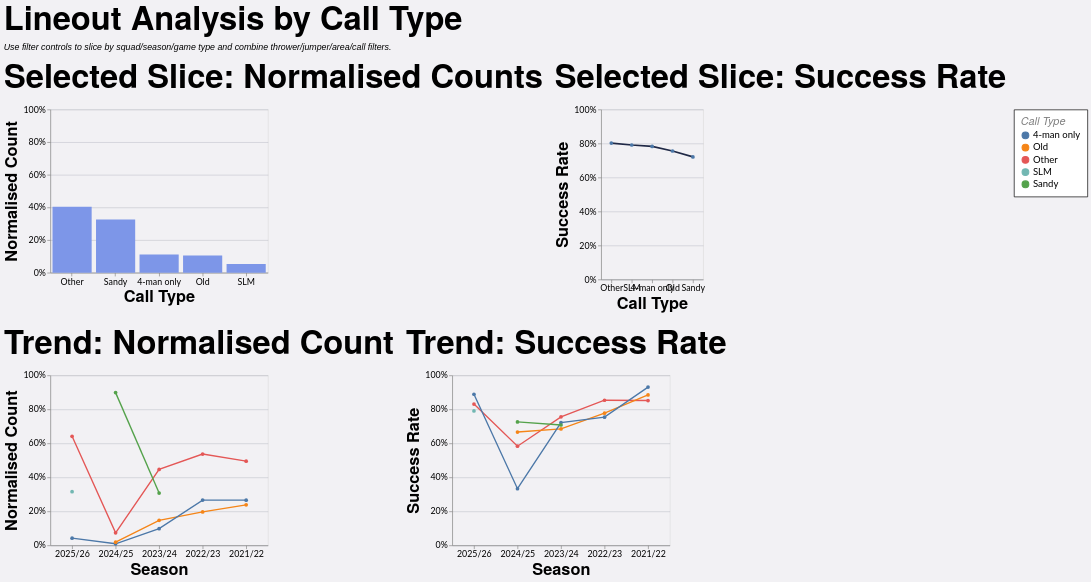

The Vega-Lite source for this figure:
### Vega-Lite specification from a JSON file in a GitHub repository (floating-point values rounded to 4 significant figures; data arrays with more than 128 entries replaced by an {"elided": "..."} marker saying what was removed)
{"config": {"axis": {"labelFont": "Lato, sans-serif", "titleFont": "PT Sans Narrow, Helvetica Neue, Helvetica, Arial, sans-serif", "labelFontSize": 13, "titleFontSize": 24, "gridColor": "#202947", "gridOpacity": 0.2}, "header": {"labelFont": "PT Sans Narrow, Helvetica Neue, Helvetica, Arial, sans-serif", "titleFont": "PT Sans Narrow, Helvetica Neue, Helvetica, Arial, sans-serif", "labelFontSize": 24, "titleFontSize": 28, "labelFontWeight": "bold", "orient": "left"}, "legend": {"labelFont": "Lato, sans-serif", "titleFont": "PT Sans Narrow, Helvetica Neue, Helvetica, Arial, sans-serif", "labelFontSize": 14, "titleFontSize": 16, "titlePadding": 5, "fillColor": "white", "strokeColor": "black", "padding": 10, "titleFontWeight": "lighter", "titleFontStyle": "italic", "titleColor": "gray", "offset": 10}, "title": {"font": "PT Sans Narrow, Helvetica Neue, Helvetica, Arial, sans-serif", "fontSize": 48, "fontWeight": "bold", "anchor": "start", "align": "center", "titlePadding": 20, "subtitlePadding": 10, "subtitleFontSize": 13, "subtitleColor": "", "subtitleFontStyle": "italic", "offset": 15, "color": "black"}, "axisX": {"labelAngle": 0}, "facet": {"title": null, "header": null, "align": {"row": "each", "column": "each"}}, "resolve": {"scale": {"y": "independent", "facet": "independent"}}, "background": "#f2f1f4", "scale": {"offsetBandPaddingOuter": 0.2, "offsetBandPaddingInner": 0.1}}, "vconcat": [{"hconcat": [{"mark": {"type": "bar", "color": "#7d96e8"}, "encoding": {"tooltip": [{"field": "call_type", "title": "Call Type", "type": "nominal"}, {"field": "attempts", "format": ",.0f", "title": "Lineouts", "type": "quantitative"}, {"field": "share", "format": ".1%", "title": "Normalised Count", "type": "quantitative"}], "x": {"field": "call_type", "sort": "-y", "title": "Call Type", "type": "nominal"}, "y": {"axis": {"format": "%"}, "field": "share", "scale": {"domain": [0, 1]}, "title": "Normalised Count", "type": "quantitative"}}, "height": 240, "title": "Selected Slice: Normalised Counts", "transform": [{"filter": "(loSquad == 'All' || datum.squad == loSquad) && (loGameType == 'All' || (loGameType == 'League + Cup' && (datum.game_type == 'League' || datum.game_type == 'Cup')) || (loGameType == 'League only' && datum.game_type == 'League') || datum.game_type == loGameType) && (loOpposition == 'All' || datum.opposition == loOpposition) && (loThrower == 'All' || datum.thrower == loThrower) && (loJumper == 'All' || datum.jumper == loJumper) && (loArea == 'All' || datum.area == loArea) && (loNumbers == 'All' || datum.numbers == loNumbers) && (loCall == 'All' || datum.call == loCall) && (loCallType == 'All' || datum.call_type == loCallType)"}, {"filter": "(loSeason == 'All' || datum.season == loSeason)"}, {"aggregate": [{"op": "count", "as": "attempts"}, {"op": "sum", "field": "won", "as": "won"}], "groupby": ["call_type"]}, {"joinaggregate": [{"op": "sum", "field": "attempts", "as": "total_attempts"}]}, {"calculate": "datum.attempts / datum.total_attempts", "as": "share"}, {"calculate": "datum.won / datum.attempts", "as": "success_rate"}], "width": 320}, {"mark": {"type": "line", "color": "#202946", "point": true, "strokeWidth": 2.5}, "encoding": {"tooltip": [{"field": "call_type", "title": "Call Type", "type": "nominal"}, {"field": "won", "format": ",.0f", "title": "Won", "type": "quantitative"}, {"field": "attempts", "format": ",.0f", "title": "Lineouts", "type": "quantitative"}, {"field": "success_rate", "format": ".1%", "title": "Success Rate", "type": "quantitative"}], "x": {"field": "call_type", "sort": "-y", "title": "Call Type", "type": "nominal"}, "y": {"axis": {"format": "%"}, "field": "success_rate", "scale": {"domain": [0, 1]}, "title": "Success Rate", "type": "quantitative"}}, "height": 250, "title": "Selected Slice: Success Rate", "transform": [{"filter": "(loSquad == 'All' || datum.squad == loSquad) && (loGameType == 'All' || (loGameType == 'League + Cup' && (datum.game_type == 'League' || datum.game_type == 'Cup')) || (loGameType == 'League only' && datum.game_type == 'League') || datum.game_type == loGameType) && (loOpposition == 'All' || datum.opposition == loOpposition) && (loThrower == 'All' || datum.thrower == loThrower) && (loJumper == 'All' || datum.jumper == loJumper) && (loArea == 'All' || datum.area == loArea) && (loNumbers == 'All' || datum.numbers == loNumbers) && (loCall == 'All' || datum.call == loCall) && (loCallType == 'All' || datum.call_type == loCallType)"}, {"filter": "(loSeason == 'All' || datum.season == loSeason)"}, {"aggregate": [{"op": "count", "as": "attempts"}, {"op": "sum", "field": "won", "as": "won"}], "groupby": ["call_type"]}, {"joinaggregate": [{"op": "sum", "field": "attempts", "as": "total_attempts"}]}, {"calculate": "datum.attempts / datum.total_attempts", "as": "share"}, {"calculate": "datum.won / datum.attempts", "as": "success_rate"}], "width": {"step": 30}}], "spacing": 16}, {"hconcat": [{"mark": {"type": "line", "point": true, "strokeWidth": 2}, "encoding": {"color": {"field": "call_type", "title": "Call Type", "type": "nominal"}, "tooltip": [{"field": "season", "title": "Season", "type": "nominal"}, {"field": "call_type", "title": "Call Type", "type": "nominal"}, {"field": "attempts", "format": ",.0f", "title": "Lineouts", "type": "quantitative"}, {"field": "norm_count", "format": ".1%", "title": "Normalised Count", "type": "quantitative"}], "x": {"field": "season", "sort": "-x", "title": "Season", "type": "nominal"}, "y": {"axis": {"format": "%"}, "field": "norm_count", "scale": {"domain": [0, 1]}, "title": "Normalised Count", "type": "quantitative"}}, "height": 250, "title": "Trend: Normalised Count", "transform": [{"filter": "(loSquad == 'All' || datum.squad == loSquad) && (loGameType == 'All' || (loGameType == 'League + Cup' && (datum.game_type == 'League' || datum.game_type == 'Cup')) || (loGameType == 'League only' && datum.game_type == 'League') || datum.game_type == loGameType) && (loOpposition == 'All' || datum.opposition == loOpposition) && (loThrower == 'All' || datum.thrower == loThrower) && (loJumper == 'All' || datum.jumper == loJumper) && (loArea == 'All' || datum.area == loArea) && (loNumbers == 'All' || datum.numbers == loNumbers) && (loCall == 'All' || datum.call == loCall) && (loCallType == 'All' || datum.call_type == loCallType)"}, {"aggregate": [{"op": "count", "as": "attempts"}, {"op": "sum", "field": "won", "as": "won"}], "groupby": ["season", "call_type"]}, {"joinaggregate": [{"op": "sum", "field": "attempts", "as": "season_attempts"}], "groupby": ["season"]}, {"calculate": "datum.attempts / datum.season_attempts", "as": "norm_count"}, {"calculate": "datum.won / datum.attempts", "as": "success_rate"}], "width": 320}, {"mark": {"type": "line", "point": true, "strokeWidth": 2}, "encoding": {"color": {"field": "call_type", "title": "Call Type", "type": "nominal"}, "tooltip": [{"field": "season", "title": "Season", "type": "nominal"}, {"field": "call_type", "title": "Call Type", "type": "nominal"}, {"field": "won", "format": ",.0f", "title": "Won", "type": "quantitative"}, {"field": "attempts", "format": ",.0f", "title": "Lineouts", "type": "quantitative"}, {"field": "success_rate", "format": ".1%", "title": "Success Rate", "type": "quantitative"}], "x": {"field": "season", "sort": "-x", "title": "Season", "type": "nominal"}, "y": {"axis": {"format": "%"}, "field": "success_rate", "scale": {"domain": [0, 1]}, "title": "Success Rate", "type": "quantitative"}}, "height": 250, "title": "Trend: Success Rate", "transform": [{"filter": "(loSquad == 'All' || datum.squad == loSquad) && (loGameType == 'All' || (loGameType == 'League + Cup' && (datum.game_type == 'League' || datum.game_type == 'Cup')) || (loGameType == 'League only' && datum.game_type == 'League') || datum.game_type == loGameType) && (loOpposition == 'All' || datum.opposition == loOpposition) && (loThrower == 'All' || datum.thrower == loThrower) && (loJumper == 'All' || datum.jumper == loJumper) && (loArea == 'All' || datum.area == loArea) && (loNumbers == 'All' || datum.numbers == loNumbers) && (loCall == 'All' || datum.call == loCall) && (loCallType == 'All' || datum.call_type == loCallType)"}, {"aggregate": [{"op": "count", "as": "attempts"}, {"op": "sum", "field": "won", "as": "won"}], "groupby": ["season", "call_type"]}, {"joinaggregate": [{"op": "sum", "field": "attempts", "as": "season_attempts"}], "groupby": ["season"]}, {"calculate": "datum.attempts / datum.season_attempts", "as": "norm_count"}, {"calculate": "datum.won / datum.attempts", "as": "success_rate"}], "width": 320}], "spacing": 16}], "data": {"name": "data-da9adb10af1b7c6a32e20fb6e3837081"}, "params": [{"name": "loSquad", "value": "All"}, {"name": "loSeason", "value": "All"}, {"name": "loGameType", "value": "All"}, {"name": "loOpposition", "value": "All"}, {"name": "loThrower", "value": "All"}, {"name": "loJumper", "value": "All"}, {"name": "loArea", "value": "All"}, {"name": "loNumbers", "value": "All"}, {"name": "loCall", "value": "All"}, {"name": "loCallType", "value": "All"}], "spacing": 22, "title": {"text": "Lineout Analysis by Call Type", "subtitle": "Use filter controls to slice by squad/season/game type and combine thrower/jumper/area/call filters."}, "$schema": "https://vega.github.io/schema/vega-lite/v5.20.1.json", "datasets": {"data-da9adb10af1b7c6a32e20fb6e3837081": {"elided": "1242 records"}}}
